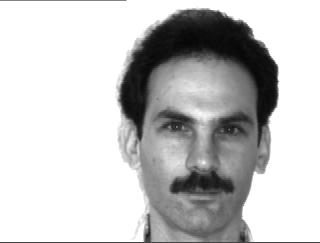
#> input picture db/yale/02/subject02.centerlight.jpg, 320 x 243 px
$ python plotting.py
#> lines starting #> are read from the running program, lines starting #| are printed output that depends on the picture; long printed decimals are rounded
### localbinarypatterns.py
# importando os pacotes necessários
from skimage import feature
import numpy as np

class LocalBinaryPatterns:
	def __init__(self, numPoints, radius):
		# número de pontos e raio
		self.numPoints = numPoints
		self.radius = radius

	# [16 lines left out: function describe, not called in this run]

### plotting.py
from localbinarypatterns import LocalBinaryPatterns
from imutils import paths
import cv2
import pandas as pd
import numpy as np
from skimage import feature
import matplotlib.pyplot as plt

db = 'yale'
data_training = 'db/%s' % db

P = 8 # número de pontos
R = 8 # raio

dataset = [file for file in paths.list_images(data_training)]
desc = LocalBinaryPatterns(8,8)

gbr = paths.list_images(data_training)
nama_gbr = gbr.__next__()
print(nama_gbr)
image = cv2.imread(nama_gbr)
#> image is the input picture: shape (243, 320, 3); min 5, max 255, mean 197.7
gray = cv2.cvtColor(image, cv2.COLOR_BGR2GRAY)
lbp = feature.local_binary_pattern(gray, P, R, method='uniform')
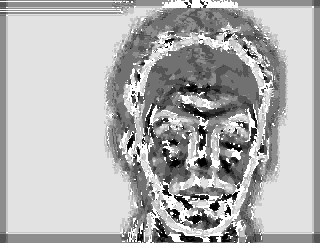
#> lbp: shape (243, 320) float64; min 0, max 9, mean 6.33; drawn with min black and max white
hist = np.histogram(lbp.ravel(), bins=range(0, P+3))
#> hist = ([927, 1624, 1764, 5192, 9524, 10849, 2305, 5548, 33661, 6366], [0, 1, 2, 3, 4, 5, 6, 7, 8, 9, 10])
h = hist[0].astype('float')
#> h = [927, 1624, 1764, 5192, 9524, 10849, 2305, 5548, 33661, 6366]
h /= (h.sum())
#> h = [0.0119, 0.0209, 0.0227, 0.0668, 0.122, 0.14, 0.0296, 0.0713, 0.433, 0.0819]
print(h, h.sum())
#| [0.01192  0.02088 0.02269 0.06677 0.1225 0.1395
#|  0.02964 0.07135 0.4329 0.08187] 1.000
plt.bar(np.array(range(0, P+2)), h)
plt.xticks(np.array(range(0, P+2)))
plt.ylabel('Percentage')
plt.show()
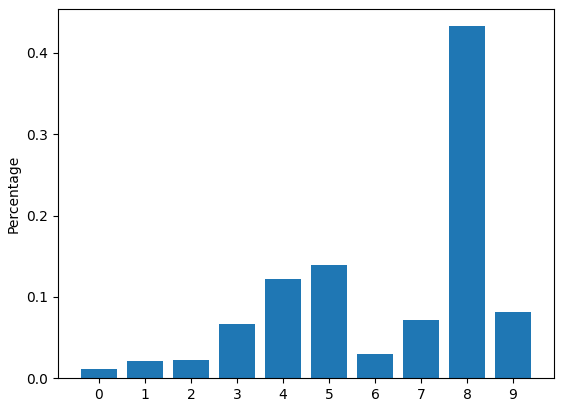
#> figure drawn by matplotlib, 1 panel; tallest bar 0.433 high, from x = 7.6 to 8.4

$ run again, on db/yale/03/subject03.glasses.jpg
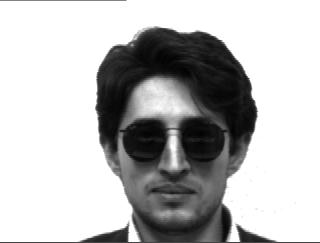
#> input picture db/yale/03/subject03.glasses.jpg, 320 x 243 px
#> image is the input picture: shape (243, 320, 3); min 1, max 255, mean 187
#> `lbp = feature.local_binary_pattern(gray, P, R, method='uniform')`:
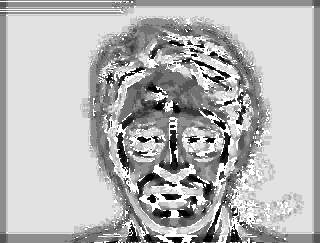
#> lbp: shape (243, 320) float64; min 0, max 9, mean 6.46; drawn with min black and max white
#> hist = ([1295, 1916, 1620, 3636, 7215, 11201, 3104, 6683, 33721, 7369], [0, 1, 2, 3, 4, 5, 6, 7, 8, 9, 10])
#> `h = hist[0].astype('float')`: h = [1295, 1916, 1620, 3636, 7215, 11201, 3104, 6683, 33721, 7369]
#> `h /= (h.sum())`: h = [0.0167, 0.0246, 0.0208, 0.0468, 0.0928, 0.144, 0.0399, 0.0859, 0.434, 0.0948]
#| [0.01665 0.02464 0.02083 0.04676 0.09279 0.144
#|  0.03992  0.08594 0.4337 0.09477] 1.0
#> `plt.show()`:
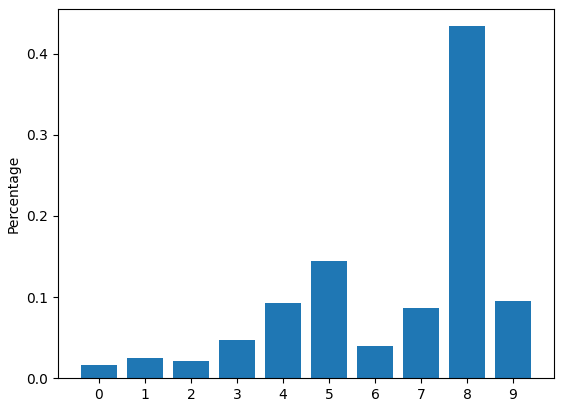
#> figure drawn by matplotlib, 1 panel; tallest bar 0.434 high, from x = 7.6 to 8.4
